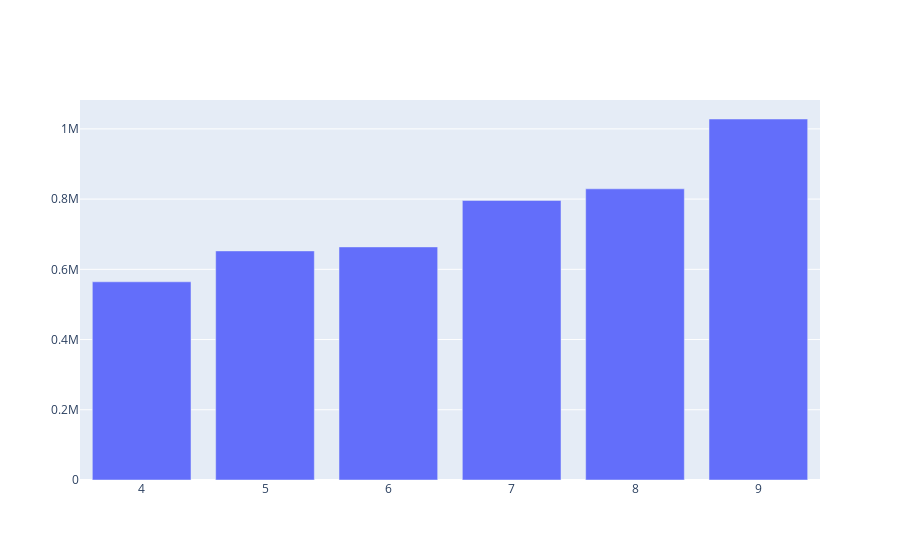

The notebook cell saved with this chart:
### Code cell
iplot([trace1])

### Figure 1 — Plotly figure (JSON) as saved in the notebook; plotly's stock layout.template omitted (floating-point values rounded to 4 significant figures)
{"data": [{"name": "Priority", "type": "bar", "x": [4, 5, 6, 7, 8, 9], "y": [564516, 652435, 663844, 796121, 829275, 1028136]}], "layout": {}}
